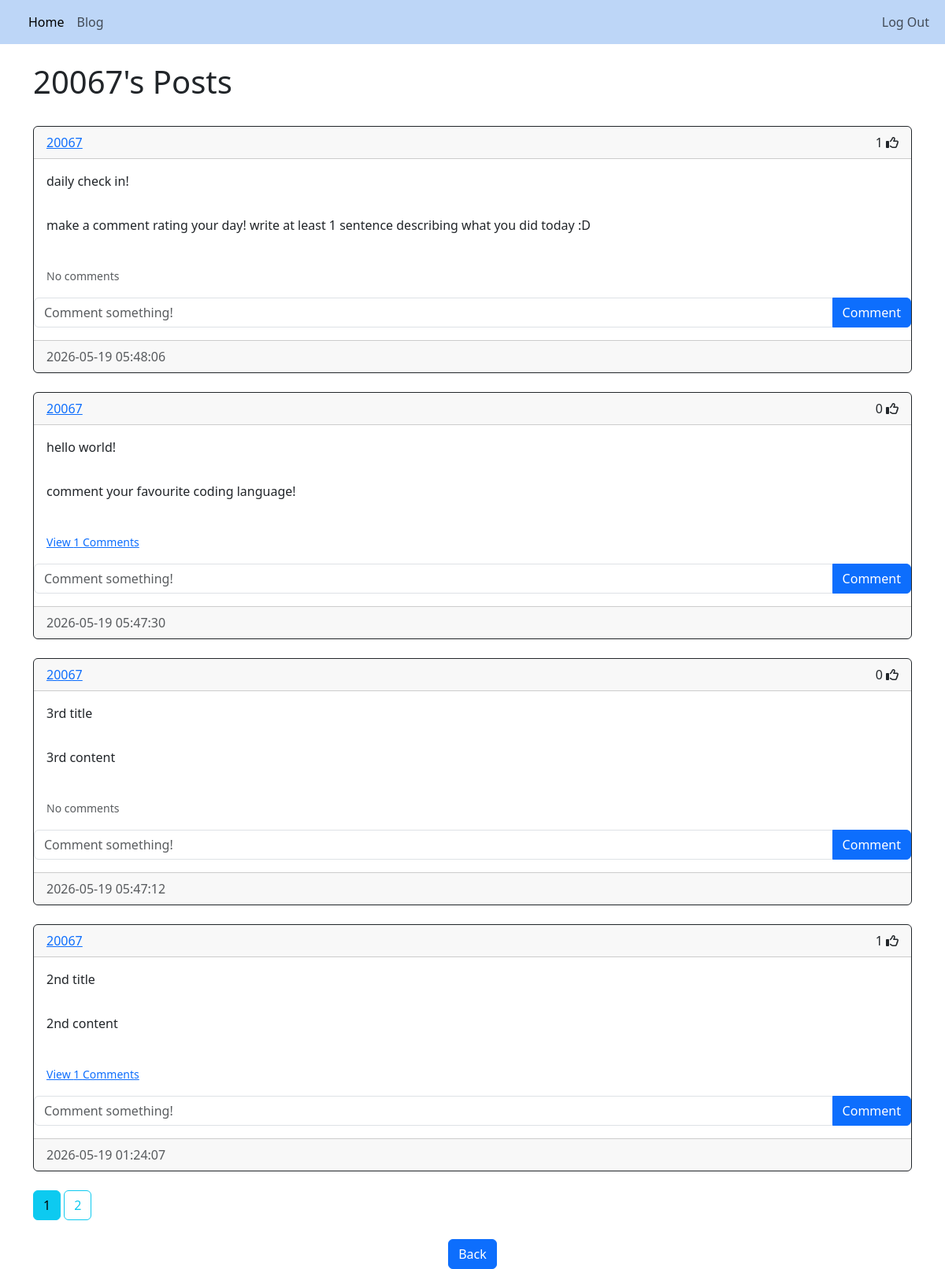
/posts/20067 (signed in), run on the app's committed database.
### website/models.py (models this page shows)
class Post(db.Model):
    id = db.Column(db.Integer, primary_key=True)
    title = db.Column(db.String(150), unique=False)
    content = db.Column(db.Text, nullable=False)
    date_created = db.Column(db.DateTime(timezone=True), default=func.now())
    author = db.Column(db.Integer, db.ForeignKey('user.id', ondelete="CASCADE"), nullable=False)
    comments = db.relationship('Comment', backref='post', passive_deletes=True)
    likes = db.relationship('Like', backref='post', passive_deletes=True)

class User(db.Model, UserMixin):
    id = db.Column(db.Integer, primary_key=True)
    email = db.Column(db.String(150), unique=True)
    username = db.Column(db.String(150), unique=True)
    password = db.Column(db.String(150))
    date_created = db.Column(db.DateTime(timezone=True), default=func.now())
    posts = db.relationship('Post', backref='user', passive_deletes=True)
    comments = db.relationship('Comment', backref='user', passive_deletes=True)
    likes = db.relationship('Like', backref='user', passive_deletes=True)

### website/views.py (the view)
@views.route("/posts/<username>")
@login_required
def posts(username):
    page = request.args.get('page', 1, type=int)
    user = User.query.filter_by(username=username).first()
    if not user:
        flash('No user with that username exists', category='error')
        return redirect(url_for('views.blog'))
    posts = Post.query.filter_by(user=user).order_by(Post.date_created.desc()).paginate(page=page, per_page=4)
    return render_template("posts.html", user=current_user, posts=posts, username=username, endpoint='views.posts')

### website/__init__.py (called while the page is built)
def create_app():
    app = Flask(__name__)
    app.config['SECRET_KEY'] = "DQiAlMIU5u5eeLDw4KPMHx4d"
    app.config['SQLALCHEMY_DATABASE_URI'] = f'sqlite:///{DB_NAME}'
    db.init_app(app)
    from .views import views
    from .auth import auth
    app.register_blueprint(views, url_prefix="/")
    app.register_blueprint(auth, url_prefix="/")
    from .models import User, Post
    with app.app_context():
        db.create_all()
    login_manager = LoginManager()
    login_manager.login_view = "auth.login"
    login_manager.init_app(app)
    @login_manager.user_loader
    def load_user(id):
        return User.query.get(int(id))
    return app

### website/templates/posts.html
{% extends "posts_div.html"%} {% block title %} {{username}}'s Posts {% endblock %}
{% block header %} {{username}}'s Posts {% endblock %}
{% block footer %}
<div align="center">
<a href="/blog"><button type="button" class="btn btn-primary btn-large"> Back </button></a>
</div>
{% endblock %}

### website/templates/posts_div.html (shortened to what this page needs)
{% extends "template.html"%} {% block title %} Posts {% endblock %}
{% block content%}
<br/>
<h1>{% block header %} Blog Posts {% endblock %}</h1>
<br/>
<div id="posts">
    {% for post in posts %}
    <div class="card border-dark">
        <div class="card-header d-flex justify-content-between align-items-center">
            <a href="/posts/{{post.user.username}}">{{post.user.username}}</a>
            <div>
                <span id="likes-count-{{post.id}}">{{ post.likes|length }}</span>
                {% if user.id in post.likes|map(attribute="author")|list %}
                <i class="fas fa-thumbs-up" id="like-button-{{post.id}}" onclick="like({{post.id}})"></i>
                {% else %}
                <i class="far fa-thumbs-up" id="like-button-{{post.id}}" onclick="like({{post.id}})"></i>
                {% endif %}
            </div>
        </div>
        <div class ="card-body">
            <div class="card-text">{{post.title}}</div>
        </div>
        <div class ="card-body">
            <div class="card-text">{{post.content}}</div>
        </div>
        <br/>
        <p class="card-text ms-3">
            {% if post.comments|length > 0 %}
            <a data-bs-toggle="collapse" href="#comments-{{post.id}}" role="button">
                <small>View {{post.comments|length}} Comments</small>
            </a>
            {% else %}
            <small class="text-muted">No comments</small>
            {% endif %}
        </p>
        <form class="input-group mb-3" method="POST" action="/create-comment/{{post.id}}">
            <input type="text" id="text" name="text" class="form-control" placeholder="Comment something!"/>
            <button type="submit" class="btn btn-primary">Comment</button>
        </form >
        <div class ="card-footer text-muted">{{post.date_created}}</div>
    </div>
    <br/>
    {% endfor %}
</div>
{% for page_num in posts.iter_pages(left_edge=1, right_edge=1, left_current=1, right_current=2) %}
{% if page_num %}
{% if endpoint == 'views.posts' %}
{% set page_url = url_for(endpoint, username=username, page=page_num) %}
{% else %}
{% set page_url = url_for(endpoint, page=page_num) %}
{% endif %}
{% if posts.page == page_num %}
<a class="btn btn-info mb-4" href="{{ page_url }}">{{page_num}}</a>
{% else %}
<a class="btn btn-outline-info mb-4" href="{{ page_url }}">{{page_num}}</a>
{% endif %}
{% else %}
...
{% endif %}
{% endfor %}
{% block footer %}{% endblock %}
{% endblock %}

### data on the page
Post: user.username "20067", likes|length "1", title "daily check in!", content "make a comment rating your day! write at least 1 sentence describing what you did today :D", shows "No comments", date_created "2026-05-19 05:48:06"
Post: user.username "20067", likes|length "0", title "hello world!", content "comment your favourite coding language!", comments|length "1", date_created "2026-05-19 05:47:30"
Post: user.username "20067", likes|length "0", title "3rd title", content "3rd content", shows "No comments", date_created "2026-05-19 05:47:12"
Post: user.username "20067", likes|length "1", title "2nd title", content "2nd content", comments|length "1", date_created "2026-05-19 01:24:07"

### other printed values
{{ username }} "20067"
{{ page_num }} "1"
{{ page_num }} "2"
